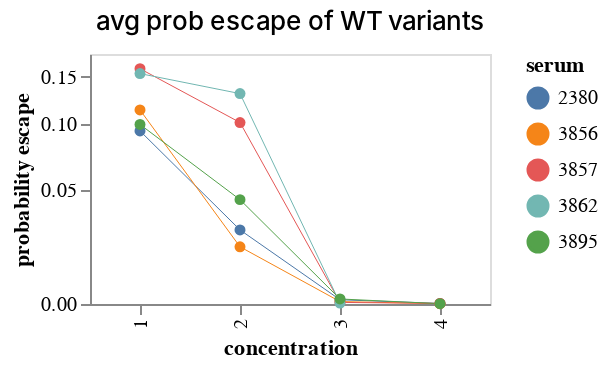

Notebook source saved alongside this figure:
### Code cell
plot_wt_prob_escape(teen_sera_run2)

### Figure 1 — Vega-Lite specification as saved in the notebook (floating-point values rounded to 4 significant figures)
{"config": {"view": {"continuousWidth": 300, "continuousHeight": 300}, "axis": {"grid": false}, "title": {"dy": -5, "fontWeight": 500}}, "data": {"name": "data-6eba5e1e1d10a08688a7eb12fd1c0c7a"}, "mark": {"type": "line", "point": true, "size": 0.5}, "encoding": {"color": {"field": "serum", "title": "serum", "type": "nominal"}, "tooltip": [{"field": "antibody_concentration", "format": ".3g", "type": "quantitative"}, {"field": "n_subs", "type": "nominal"}, {"field": "censored", "type": "nominal"}, {"field": "probability escape", "format": ".3g", "type": "quantitative"}, {"field": "serum", "type": "nominal"}], "x": {"field": "concentration", "type": "nominal"}, "y": {"field": "probability escape", "scale": {"constant": 0.05, "type": "symlog"}, "type": "quantitative"}}, "height": 125, "title": "avg prob escape of WT variants", "width": 200, "$schema": "https://vega.github.io/schema/vega-lite/v5.6.1.json", "datasets": {"data-6eba5e1e1d10a08688a7eb12fd1c0c7a": [{"antibody_concentration": 0.0096, "n_subs": "0", "censored": "censored to [0, 1]", "probability escape": 0.09381, "serum": "2380", "concentration": "1"}, {"antibody_concentration": 0.0191, "n_subs": "0", "censored": "censored to [0, 1]", "probability escape": 0.0286, "serum": "2380", "concentration": "2"}, {"antibody_concentration": 0.0383, "n_subs": "0", "censored": "censored to [0, 1]", "probability escape": 0.001315, "serum": "2380", "concentration": "3"}, {"antibody_concentration": 0.0765, "n_subs": "0", "censored": "censored to [0, 1]", "probability escape": 0.0001696, "serum": "2380", "concentration": "4"}, {"antibody_concentration": 0.0097, "n_subs": "0", "censored": "censored to [0, 1]", "probability escape": 0.1134, "serum": "3856", "concentration": "1"}, {"antibody_concentration": 0.0194, "n_subs": "0", "censored": "censored to [0, 1]", "probability escape": 0.02089, "serum": "3856", "concentration": "2"}, {"antibody_concentration": 0.0388, "n_subs": "0", "censored": "censored to [0, 1]", "probability escape": 0.0007492, "serum": "3856", "concentration": "3"}, {"antibody_concentration": 0.0776, "n_subs": "0", "censored": "censored to [0, 1]", "probability escape": 0.0001017, "serum": "3856", "concentration": "4"}, {"antibody_concentration": 0.0078, "n_subs": "0", "censored": "censored to [0, 1]", "probability escape": 0.1603, "serum": "3857", "concentration": "1"}, {"antibody_concentration": 0.0157, "n_subs": "0", "censored": "censored to [0, 1]", "probability escape": 0.1014, "serum": "3857", "concentration": "2"}, {"antibody_concentration": 0.0313, "n_subs": "0", "censored": "censored to [0, 1]", "probability escape": 0.0004919, "serum": "3857", "concentration": "3"}, {"antibody_concentration": 0.0626, "n_subs": "0", "censored": "censored to [0, 1]", "probability escape": 0.000182, "serum": "3857", "concentration": "4"}, {"antibody_concentration": 0.0024, "n_subs": "0", "censored": "censored to [0, 1]", "probability escape": 0.1541, "serum": "3862", "concentration": "1"}, {"antibody_concentration": 0.0047, "n_subs": "0", "censored": "censored to [0, 1]", "probability escape": 0.1306, "serum": "3862", "concentration": "2"}, {"antibody_concentration": 0.0189, "n_subs": "0", "censored": "censored to [0, 1]", "probability escape": 0.0002753, "serum": "3862", "concentration": "3"}, {"antibody_concentration": 0.0047, "n_subs": "0", "censored": "censored to [0, 1]", "probability escape": 0.09961, "serum": "3895", "concentration": "1"}, {"antibody_concentration": 0.0093, "n_subs": "0", "censored": "censored to [0, 1]", "probability escape": 0.04454, "serum": "3895", "concentration": "2"}, {"antibody_concentration": 0.0186, "n_subs": "0", "censored": "censored to [0, 1]", "probability escape": 0.001555, "serum": "3895", "concentration": "3"}, {"antibody_concentration": 0.0372, "n_subs": "0", "censored": "censored to [0, 1]", "probability escape": 9.778e-05, "serum": "3895", "concentration": "4"}]}}
